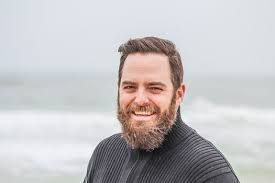
#> input picture face_detection/opencv/without_webcam/download.jpeg, 275 x 183 px
$ python face_detection.py
#> lines starting #> are read from the running program, lines starting #| are printed output that depends on the picture
# Installing OpenCV is the hardest part as there are several compatibility issues,
# i.e 32/64 bit differences, other libraries could be of older versions, etc.
import cv2
import sys

# Passing image and cascade names as command-line arguments imagePath should be dir location of the image you want detection for.
imagePath = 'download.jpeg'

# For face detection keep:
cascPath = '../haarcascade_frontalface_default.xml'

# Initializing the face cascade from the xml file given via the arguments in cascPath.
# Cascade is just an xml file containing face detection data.
faceCascade = cv2.CascadeClassifier(cascPath)

# Read the image. Many operations in OpenCV are done in grayscale. Remember OpenCV loads images as BGR images.
image = cv2.imread(imagePath)
#> image is the input picture: shape (183, 275, 3); mean B, G, R 195.2, 193.2, 196.1
image_rgb = cv2.cvtColor(image, cv2.COLOR_BGR2RGB)
gray = cv2.cvtColor(image, cv2.COLOR_BGR2GRAY)
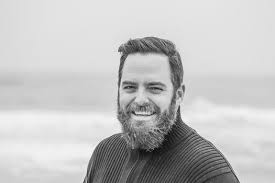
#> gray: shape (183, 275); min 1, max 251, mean 194.4

# IMPORTANT PART

# Detect faces in the image
# The detectMultiScale function is a general function that detects objects. Since we are calling it on the face cascade, that’s what it detects.
# scale factor compensates for different different sizes of face in the image.
# The detection algorithm takes up a small window os size == minSize and hovers it throughout the image. But generally minSize is smaller than the size of the face, hence we define a parameter called minNeighbors which says how many objects are detected near the current one before it declares the face found.

faces = faceCascade.detectMultiScale(
    gray,
    scaleFactor=1.1,
    minNeighbors=5,
    minSize=(30, 30),
)
#> faces = [[108, 61, 68, 68]]

# The function returns a list of rectangles in which it believes it found a face.
print("Found {0} faces!".format(len(faces)))
#| Found 1 faces!

# Next, we will loop over where it thinks it found something and draw a rectangle around the faces
for (x, y, w, h) in faces:
    cv2.rectangle(image_rgb, (x, y), (x+w, y+h), (0, 255, 0), 2)
#> this loop made 1 pass
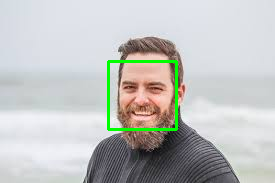
#> image_rgb: shape (183, 275, 3); mean R, G, B 193.2, 194.8, 192.7

cv2.imshow("Faces Detected", image)
cv2.waitKey(0)
